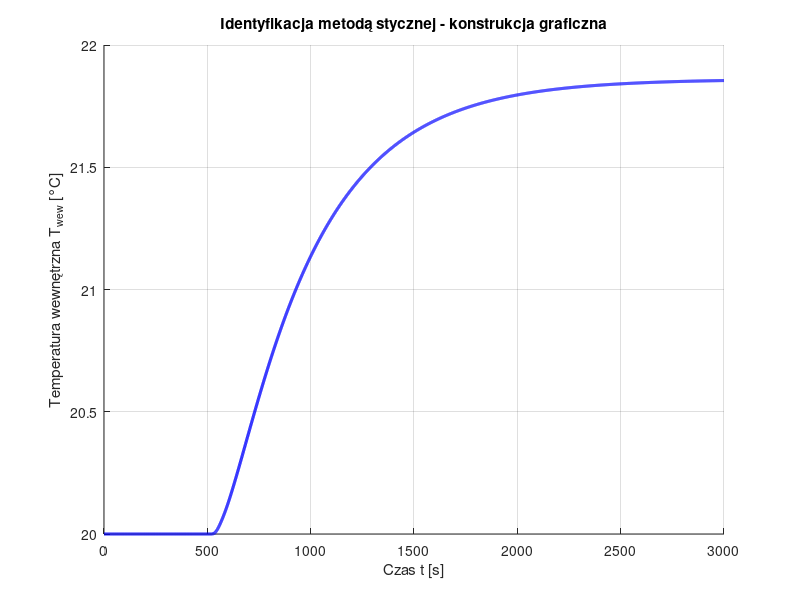

The MATLAB source for this figure: (Note: this script raises an error after producing the figure.)
clear all; clc;
load('modele_transmitancje.mat');

figure('Name', 'Metoda stycznej', 'Color', 'w');
hold on; grid on;
title('Identyfikacja metodą stycznej - konstrukcja graficzna');
xlabel('Czas t [s]');
ylabel('Temperatura wewnętrzna T_{wew} [°C]');

% 1. Odpowiedź obiektu i asymptoty
h_ob = plot(t, aTwew, 'b-', 'LineWidth', 2.2);
yline(y0, 'k--', 'Poziom początkowy T_{wew0}', 'LabelHorizontalAlignment', 'left');
yline(y_ust, 'k--', 'Wartość ustalona T_{wew,ust}', 'LabelHorizontalAlignment', 'left');
xline(czas_skok, 'k:', 'Chwila skoku t_0 = 500 s', 'LabelVerticalAlignment', 'top');

% 2. Linia stycznej w punkcie przegięcia
h_st = plot([t_start_st, t_koniec_st], [y0, y_ust], 'r-', 'LineWidth', 1.8);

% 3. Punkt przegięcia i punkty przecięcia z asymptotami
h_przeg = plot(t_przeg, y_przeg, 'ro', 'MarkerSize', 8, 'MarkerFaceColor', 'r');
plot(t_start_st, y0, 'ks', 'MarkerSize', 7, 'MarkerFaceColor', 'k');
plot(t_koniec_st, y_ust, 'ks', 'MarkerSize', 7, 'MarkerFaceColor', 'k');

% 4. Rzutowanie górnego przecięcia na poziom początkowy y0
plot([t_koniec_st, t_koniec_st], [y0, y_ust], 'k:', 'LineWidth', 1.2);

% 5. Wektory/odcinki pokazujące T0 oraz T na osi poziomej y0
plot([czas_skok, t_start_st], [y0, y0], 'm-', 'LineWidth', 3);
plot([t_start_st, t_koniec_st], [y0, y0], 'g-', 'LineWidth', 3);

text((czas_skok + t_start_st)/2, y0 + 0.07, sprintf('T_0 = %.1f s', T0_st), ...
     'HorizontalAlignment', 'center', 'FontWeight', 'bold', 'Color', 'm');
text((t_start_st + t_koniec_st)/2, y0 + 0.07, sprintf('T = %.1f s', T_st), ...
     'HorizontalAlignment', 'center', 'FontWeight', 'bold', 'Color', [0 0.5 0]);
text(t_przeg + 40, y_przeg - 0.05, sprintf('Punkt przegięcia\n(t = %.1f s, T_{wew} = %.2f °C)', t_przeg, y_przeg), ...
     'FontSize', 10, 'FontWeight', 'bold', 'Color', 'r');

ylim([y0 - 0.12, y_ust + 0.15]);
legend([h_ob, h_st, h_przeg], ...
       {'Odpowiedź obiektu T_{wew}', 'Styczna w punkcie przegięcia', 'Punkt przegięcia'}, ...
       'FontSize', 10, 'Location', 'southeast');
